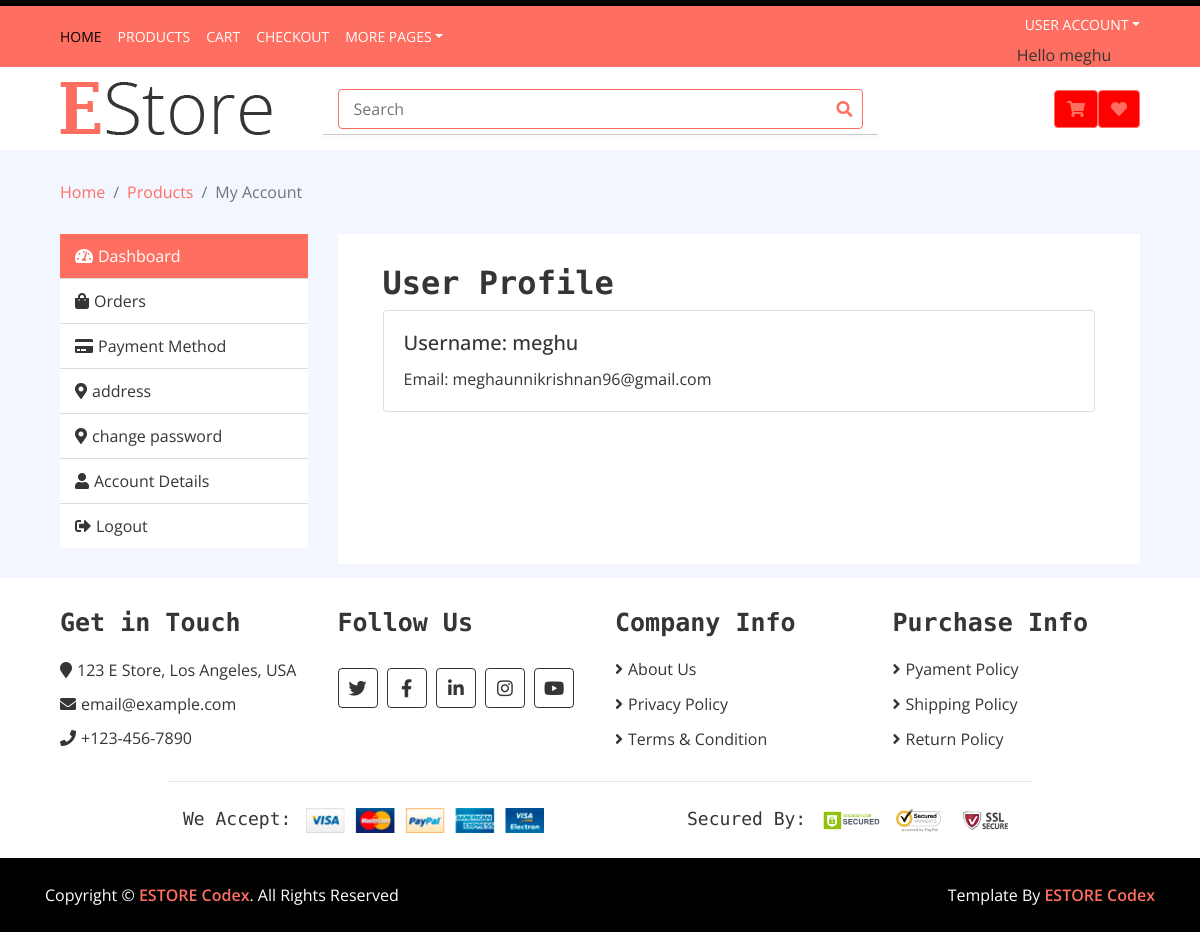
The page /user/userprofile/ (signed in) on the database its author committed.
### userapp/models.py (models this page shows, shortened)
class CustomUser(AbstractUser):
    username = None
    email = models.EmailField(_('email address'), unique=True)
    phone = models.CharField(max_length=10, unique=True)
    otp = models.CharField(max_length=6)
    is_verified = models.BooleanField(default=False)
    wallet = models.DecimalField(default=0, decimal_places=2, max_digits=10)
    otp_expiry_time = models.DateTimeField(null=True, blank=True)
    last_otp_regeneration = models.DateTimeField(null=True, blank=True)
    USERNAME_FIELD = 'email'
    REQUIRED_FIELDS = ['phone']
    objects = CustomUserManager()
    class Meta:
        verbose_name = 'Customuser'
        ordering=['id']

### userapp/views.py (the view)
# urls.py: path('userprofile/',views.userprofile,name='userprofile'),
def userprofile(request):
    try:
        if 'email' in request.session:
            return render(request, 'userview/userprofile.html')
        return redirect('userindex')
    except Exception as e:
        print(e)

### templates/userview/userprofile.html (shortened to what this page needs)
{% extends 'userview/base.html' %}
{% load static %}
{% block content %}
        <div class="breadcrumb-wrap">
            <div class="container-fluid">
                <ul class="breadcrumb">
                    <li class="breadcrumb-item"><a href="#">Home</a></li>
                    <li class="breadcrumb-item"><a href="#">Products</a></li>
                    <li class="breadcrumb-item active">My Account</li>
                </ul>
            </div>
        </div>
        <div class="my-account">
            <div class="container-fluid">
                <div class="row">
                    <div class="col-md-3">
                        <div class="nav flex-column nav-pills" role="tablist" aria-orientation="vertical">
                            <a class="nav-link active"  href="{% url 'userprofile' %}" role="tab"><i class="fa fa-tachometer-alt"></i>Dashboard</a>
                            <a class="nav-link"  href="{% url 'orderslist' %}" ><i class="fa fa-shopping-bag"></i>Orders</a>
                            <a class="nav-link" id="payment-nav" data-toggle="pill" href="#payment-tab" role="tab"><i class="fa fa-credit-card"></i>Payment Method</a>
                            <a class="nav-link"  href="{% url 'addressbook' %}" ><i class="fa fa-map-marker-alt"></i>address</a>
                            <a class="nav-link"  href="{% url 'changeuserpassword' %}" ><i class="fa fa-map-marker-alt"></i>change password</a>
                            <a class="nav-link"  href="{% url 'profiledetails' %}" role="tab"><i class="fa fa-user"></i>Account Details</a>
                            <a class="nav-link" href="index.html"><i class="fa fa-sign-out-alt"></i>Logout</a>
                        </div>
                    </div>
                    <div class="col-md-9">
                        <div class="tab-content" style="    height: 105%;">
                            {% block inner_content %}
                                        <div class="container">
                                    <h2>User Profile</h2>
                                    <div class="card">
                                        <div class="card-body">
                                            <h5 class="card-title">Username: {{ user.first_name }}</h5>
                                            <p class="card-text">Email: {{ user.email }}</p>
                                        </div>
                                    </div>
                                </div>
                            {% endblock %}
                        </div>
                    </div>
                </div>
            </div>
        </div>
      {% endblock %}

### templates/userview/base.html (shortened to what this page needs)
{% load static %}
<!DOCTYPE html>
<html lang="en">
    <head>
        <link href="https://stackpath.bootstrapcdn.com/bootstrap/4.4.1/css/bootstrap.min.css" rel="stylesheet">
        <link href="https://cdnjs.cloudflare.com/ajax/libs/font-awesome/5.10.0/css/all.min.css" rel="stylesheet">
        <link href="{% static 'lib/slick/slick.css" rel="stylesheet">
        <link href="{% static 'lib/slick/slick-theme.css' %}" rel="stylesheet">
        <link href="{% static 'css/style.css' %}" rel="stylesheet">
    </head>
    <body>
        <div class="top-bar">
        </div>
        <div class="nav">
            <div class="container-fluid">
                <nav class="navbar navbar-expand-md bg-dark navbar-dark">
                    <div class="collapse navbar-collapse justify-content-between" id="navbarCollapse">
                        <div class="navbar-nav mr-auto">
                            <a href="{% url 'userindex' %}" class="nav-item nav-link active">Home</a>
                            <a href="{% url 'productlist' %}" class="nav-item nav-link">Products</a>
                            <a href="" class="nav-item nav-link">Cart</a>
                            {% if request.user.is_authenticated and not request.user.is_superuser %}
                            <a href="{% url 'checkout' %}" class="nav-item nav-link">Checkout</a>
                            {% endif %}
                            <div class="nav-item dropdown">
                                <a href="#" class="nav-link dropdown-toggle" data-toggle="dropdown">More Pages</a>
                            </div>
                        </div>
                        <div class="navbar-nav ml-auto">
                            <div class="nav-item dropdown">
                                <a href="#" class="nav-link dropdown-toggle" data-toggle="dropdown">User Account</a>
                                  {% if request.user.is_authenticated and not request.user.is_superuser %}
									<li>Hello {{request.user.first_name}}</li>
                                {% else %}
								   <div class="dropdown-menu">
                                    <a href="{% url 'login' %}" class="dropdown-item">Login</a>
                                    <a href="{% url 'register' %}" class="dropdown-item">Register</a>
                                    </div>
                               {% endif %}
                            </div>
                        </div>
                    </div>
                </nav>
            </div>
        </div>
        <div class="bottom-bar">
            <div class="container-fluid">
                <div class="row align-items-center">
                    <div class="col-md-3">
                        <div class="logo">
                            <a href="{% url 'userindex' %}">
                                <img src="{% static 'img/logo.png' %}" alt="Logo">
                            </a>
                        </div>
                    </div>
                    <div class="col-md-6">
                        <div class="search">
                                <form action="{% url 'search' %}" method="post">
                                    <input type="text" placeholder="Search" name="searchquery">
                                    <div id="search-suggestions-container"></div>
                                    <button><i class="fa fa-search"></i></button>
                                    </form>
                        </div>
                    </div>
                    <div class="col-md-3">
                        <div class="user">
                             {% if request.user.is_authenticated and not request.user.is_superuser %}
                            <a href="{% url 'cart' user.id %}" style="  background-color: red;
        color: white;" class="btn cart custom-btn" >
                                <i class="fa fa-shopping-cart"></i>
                            </a>
                             <a href="{% url 'wishlist_view'   %}" style="  background-color: red;
        color: white;" class="btn cart custom-btn" >
                                <i class="fa fa-heart"></i>
                            </a>
                            {% endif %}
                        </div>
                    </div>
                </div>
            </div>
        </div>
        {% block content %}
         {% endblock %}
        <div class="footer">
            <div class="container-fluid">
                <div class="row">
                    <div class="col-lg-3 col-md-6">
                        <div class="footer-widget">
                            <h2>Get in Touch</h2>
                            <div class="contact-info">
                                <p><i class="fa fa-map-marker"></i>123 E Store, Los Angeles, USA</p>
                                <p><i class="fa fa-envelope"></i>email@example.com</p>
                                <p><i class="fa fa-phone"></i>+123-456-7890</p>
                            </div>
                        </div>
                    </div>
                    <div class="col-lg-3 col-md-6">
                        <div class="footer-widget">
                            <h2>Follow Us</h2>
                            <div class="contact-info">
                                <div class="social">
                                    <a href=""><i class="fab fa-twitter"></i></a>
                                    <a href=""><i class="fab fa-facebook-f"></i></a>
                                    <a href=""><i class="fab fa-linkedin-in"></i></a>
                                    <a href=""><i class="fab fa-instagram"></i></a>
                                    <a href=""><i class="fab fa-youtube"></i></a>
                                </div>
                            </div>
                        </div>
                    </div>
                    <div class="col-lg-3 col-md-6">
                        <div class="footer-widget">
                            <h2>Company Info</h2>
                            <ul>
                                <li><a href="#">About Us</a></li>
                                <li><a href="#">Privacy Policy</a></li>
                                <li><a href="#">Terms & Condition</a></li>
                            </ul>
                        </div>
                    </div>
                    <div class="col-lg-3 col-md-6">
                        <div class="footer-widget">
                            <h2>Purchase Info</h2>
                            <ul>
                                <li><a href="#">Pyament Policy</a></li>
                                <li><a href="#">Shipping Policy</a></li>
                                <li><a href="#">Return Policy</a></li>
                            </ul>
                        </div>
                    </div>
                </div>
                <div class="row payment align-items-center">
                    <div class="col-md-6">
                        <div class="payment-method">
                            <h2>We Accept:</h2>
                            <img src="{% static 'img/payment-method.png' %}" alt="Payment Method" />
                        </div>
                    </div>
                    <div class="col-md-6">
                        <div class="payment-security">
                            <h2>Secured By:</h2>
                            <img src="{% static 'img/godaddy.svg' %}" alt="Payment Security" />
                            <img src="{% static 'img/norton.svg' %}"  alt="Payment Security" />
                            <img src="{% static 'img/ssl.svg' %}"  alt="Payment Security" />
                        </div>
                    </div>
                </div>
            </div>
        </div>
        <div class="footer-bottom">
            <div class="container">
                <div class="row">
                    <div class="col-md-6 copyright">
                        <p>Copyright &copy; <a href="https://htmlcodex.com">ESTORE Codex</a>. All Rights Reserved</p>
                    </div>
                    <div class="col-md-6 template-by">
                        <p>Template By <a href="https://htmlcodex.com">ESTORE Codex</a></p>
                    </div>
                </div>
            </div>
        </div>
    </body>
</html>

### static/css/style.css (style rules this page uses)
body { color: #353535; font-family: 'Open Sans', sans-serif; font-weight: 400; background: #f3f6ff; }
a { color: #FF6F61; }
h2 { font-family: 'Source Code Pro', monospace; font-weight: 700; }
@media (min-width: 992px) { .container-fluid { padding-right: 60px; padding-left: 60px; } }
.btn { color: #FF6F61; background: #ffffff; border: 1px solid #FF6F61; }
.top-bar { padding: 3px 0; font-size: 14px; color: #FF6F61; background: #000000; }
.nav { position: relative; }
@media (min-width: 992px) { .nav .container-fluid { padding-left: 52px; padding-right: 52px; } }
.nav .navbar { height: 100%; padding: 0; }
@media (min-width: 768px) { .nav, .nav .navbar { background: #FF6F61 !important; } }
@media (min-width: 768px) { .nav .navbar-dark a.nav-link { color: #ffffff; font-size: 14px; text-transform: uppercase; } }
@media (min-width: 768px) { .nav .navbar-dark a.nav-link:hover, .nav .navbar-dark a.nav-link.active { color: #000000; } }
.bottom-bar { padding: 15px 0; background: #ffffff; margin-bottom: 30px; }
.bottom-bar .logo { text-align: left; overflow: hidden; }
.bottom-bar .logo a img { max-height: 60px; }
.bottom-bar .search { width: 100%; }
.bottom-bar .search input[type=text] { width: 100%; height: 40px; padding: 0 15px; color: #666666; border: 1px solid #FF6F61; border-radius: 4px; }
.bottom-bar .search button { position: absolute; width: 40px; height: 38px; top: 1px; right: 16px; padding: 0 15px; border: none; background: none; color: #FF6F61; border-radius: 0 2px 2px 0; }
.bottom-bar .user { font-size: 0; text-align: right; }
.bottom-bar .user .cart i, .bottom-bar .user .wishlist i { color: #FF6F61; }
@media (min-width: 768px) { .bottom-bar { max-height: 90px; } }
.breadcrumb-wrap { position: relative; width: 100%; }
.breadcrumb-wrap .breadcrumb { margin: 0; padding: 0; background: transparent; }
.my-account { position: relative; padding: 30px 0; }
.my-account .nav.nav-pills .nav-link { padding: 10px 15px; color: #353535; background: #ffffff; border-radius: 0; border-bottom: 1px solid #dddddd; transition: all .3s; }
.my-account .nav.nav-pills .nav-link:last-child { border-bottom: none; }
.my-account .nav.nav-pills .nav-link:hover, .my-account .nav.nav-pills .nav-link.active { color: #ffffff; background: #FF6F61; }
.my-account .nav.nav-pills .nav-link i { margin-right: 5px; }
.my-account .tab-content { padding: 30px; background: #ffffff; }
.footer { position: relative; padding: 30px 0 0 0; background: #ffffff; }
.footer .footer-widget { position: relative; width: 100%; margin-bottom: 30px; }
.footer .footer-widget h2 { font-size: 25px; white-space: nowrap; margin-bottom: 20px; }
.footer .footer-widget ul { margin: 0; padding: 0; list-style: none; }
.footer .footer-widget ul li { margin-bottom: 12px; }
.footer .footer-widget ul li:last-child { margin-bottom: 0; }
.footer .footer-widget ul li a { color: #353535; white-space: nowrap; display: block; line-height: 23px; transition: all .3s; }
.footer .footer-widget ul li a::before { content: '\f105'; font-family: 'Font Awesome 5 Free'; font-weight: 900; padding-right: 5px; }
.footer .contact-info p { margin-bottom: 10px; font-size: 16px; }
.footer .contact-info p i { margin-right: 5px; }
.footer .social { position: relative; width: 100%; }
.footer .social a { display: inline-block; margin: 10px 5px 0 0; width: 40px; height: 40px; padding: 6px 0; text-align: center; font-size: 18px; color: #353535; border: 1px solid #353535; border-radius: 4px; transition: all .3s; }
.footer .payment { padding-top: 25px; padding-bottom: 25px; border-top: 1px solid rgba(0,0,0,.1); }
@media (min-width: 992px) { .footer .payment { max-width: 80%; margin: 0 auto; } }
.footer .payment-method, .footer .payment-security { overflow: hidden; }
.footer .payment-method { text-align: left; }
.footer .payment-security { text-align: right; }
.footer .payment-method h2, .footer .payment-security h2 { display: inline-block; margin: 0 10px 0 0; font-size: 18px; font-weight: 400; line-height: 22px; }
.footer .payment-method img, .footer .payment-security img { height: 25px; }
.footer-bottom { position: relative; padding: 25px 0; background: #000000; }
.footer-bottom .copyright { text-align: left; }
.footer-bottom .template-by { text-align: right; }
.footer-bottom .copyright p, .footer-bottom .template-by p { color: #ffffff; font-weight: 400; margin: 0; }
.footer-bottom .copyright p a, .footer-bottom .template-by p a { font-weight: 600; }

### rows shown on the page
CustomUser: user.first_name "meghu", first_name "meghu", email "meghaunnikrishnan96@gmail.com"
